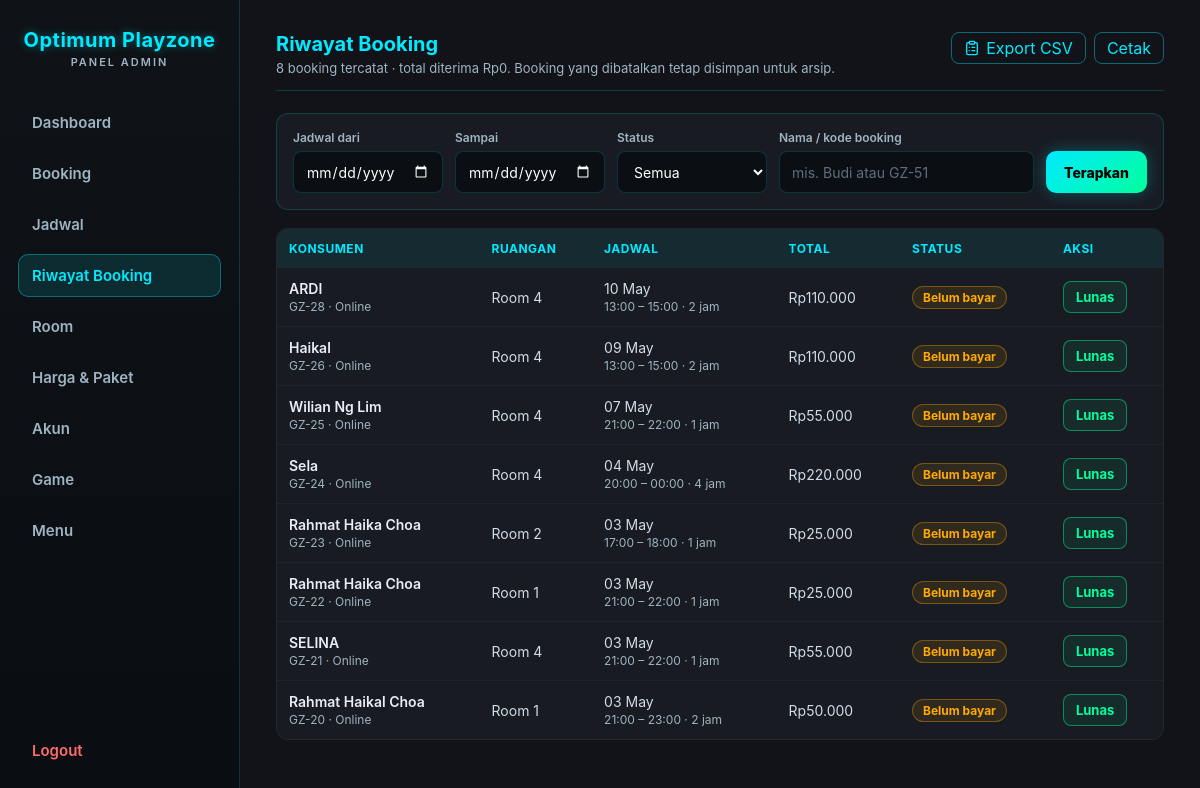
The page /KITSUNE-ADMIN.php?page=riwayat (signed in) on the database its author committed.
### tables this page shows
CREATE TABLE `bookings` (
  `id` int(11) NOT NULL AUTO_INCREMENT,
  `user_id` int(11) DEFAULT NULL,
  `customer_name` varchar(100) NOT NULL,
  `email` varchar(100) DEFAULT NULL,
  `phone` varchar(20) DEFAULT NULL,
  `room_id` int(11) NOT NULL,
  `duration` int(11) NOT NULL,
  `with_nintendo` tinyint(1) NOT NULL DEFAULT 0,
  `is_student` tinyint(1) NOT NULL DEFAULT 0,
  `lock_room` tinyint(1) NOT NULL DEFAULT 0,
  `relocated_from` int(11) DEFAULT NULL,
  `relocated_at` int(11) DEFAULT NULL,
  `start_time` bigint(20) NOT NULL,
  `end_time` bigint(20) NOT NULL,
  `total_price` int(11) NOT NULL DEFAULT 0,
  `discount` int(11) NOT NULL DEFAULT 0,
  `amount_paid` int(11) NOT NULL DEFAULT 0,
  `payment_status` enum('unpaid','paid','cancelled') NOT NULL DEFAULT 'unpaid',
  `source` enum('online','walkin') NOT NULL DEFAULT 'online',
  `order_code` varchar(40) DEFAULT NULL,
  `expires_at` int(11) DEFAULT NULL,
  `created_at` timestamp NOT NULL DEFAULT current_timestamp(),
  PRIMARY KEY (`id`),
  UNIQUE KEY `order_code` (`order_code`),
  KEY `room_id` (`room_id`),
  KEY `user_id` (`user_id`),
  KEY `room_time` (`room_id`,`start_time`,`end_time`),
  KEY `expires_at` (`expires_at`),
  CONSTRAINT `bookings_ibfk_1` FOREIGN KEY (`room_id`) REFERENCES `rooms` (`id`),
  CONSTRAINT `bookings_ibfk_2` FOREIGN KEY (`user_id`) REFERENCES `users` (`id`) ON DELETE SET NULL
);

CREATE TABLE `rooms` (
  `id` int(11) NOT NULL AUTO_INCREMENT,
  `title` varchar(100) NOT NULL,
  `category` enum('private','private_pro','public') NOT NULL DEFAULT 'private',
  `tier` varchar(10) NOT NULL DEFAULT 'VIP',
  `console_type` enum('PS4','PS5','SWITCH') NOT NULL DEFAULT 'PS5',
  `console_model` varchar(30) NOT NULL DEFAULT 'PS5',
  `price` int(11) NOT NULL,
  `weekend_extra` int(11) NOT NULL DEFAULT 0,
  `nintendo_extra` int(11) DEFAULT NULL,
  `max_players` tinyint(4) NOT NULL DEFAULT 2,
  `has_netflix` tinyint(1) NOT NULL DEFAULT 0,
  `image` varchar(255) DEFAULT NULL,
  `description` text DEFAULT NULL,
  `status` enum('available','unavailable') NOT NULL DEFAULT 'available',
  `created_at` timestamp NOT NULL DEFAULT current_timestamp(),
  PRIMARY KEY (`id`)
);

### KITSUNE-ADMIN.php (the view, shortened to what the rows shown need)
<?php
require __DIR__ . '/db.php';
require_once __DIR__ . '/booking_lib.php';
require_once __DIR__ . '/riwayat_filter.php';
function jsArg($v) {
  return htmlspecialchars(json_encode($v, JSON_HEX_TAG | JSON_HEX_APOS | JSON_HEX_QUOT | JSON_HEX_AMP | JSON_INVALID_UTF8_SUBSTITUTE), ENT_QUOTES);
}
$isAdmin = isAdminSession($conn);
$page    = $_GET['page'] ?? 'dashboard';
$perPage = 20;
$pageNum = max(1, intval($_GET['p'] ?? 1));
?>
<!DOCTYPE html>
<html>
<head>
  <link rel="stylesheet" href="admin.css?v=<?= filemtime(__DIR__ . '/admin.css') ?>">
</head>
<body data-open-sec="<?= BOOKING_OPEN_SEC ?>" data-close-sec="<?= BOOKING_CLOSE_SEC ?>" data-pricing="<?= htmlspecialchars(pricingJson()) ?>">
<?php if (!$isAdmin): ?>
  <div class="login-box">
    <h2>Optimum Playzone<span class="brand-sub">Login Admin</span></h2>
    <?php if (isset($error)): ?>
      <p class="error"><?= htmlspecialchars($error) ?></p>
    <?php endif; ?>
    <form method="post">
      <input name="username" placeholder="Username" required>
      <input type="password" name="password" placeholder="Password" required>
      <button name="login">Login</button>
    </form>
  </div>
<?php else: ?>
<nav class="sidebar">
  <h2>Optimum Playzone<span class="brand-sub">Panel Admin</span></h2>
</nav>
<main>
<?php if ($page === 'dashboard'): ?>
  <?php
    releaseNoShows($conn);
    $now        = time();
    $todayStart = strtotime('today', $now);
    $monthStart = strtotime(date('Y-m-01', $now));
    $monthEnd   = strtotime('+1 month', $monthStart);
    $bulanNama  = ['Januari','Februari','Maret','April','Mei','Juni','Juli','Agustus','September','Oktober','November','Desember'];
    $bulanIni   = $bulanNama[intval(date('n', $now)) - 1] . ' ' . date('Y', $now);
    $revenueSince = function ($from) use ($conn) {
      $stmt = $conn->prepare("SELECT COALESCE(SUM(p.amount), 0) AS s FROM booking_payments p JOIN bookings b ON b.id = p.booking_id WHERE b.payment_status <> 'cancelled' AND p.paid_at >= ?");
      $stmt->bind_param("i", $from);
      $stmt->execute();
      $s = intval($stmt->get_result()->fetch_assoc()['s']);
      $stmt->close();
      return $s;
    };
    $revToday = $revenueSince($todayStart);
    $revMonth = $revenueSince($monthStart);
    $tomorrow = $todayStart + 86400;
    $stmt = $conn->prepare("SELECT COUNT(*) AS n FROM bookings WHERE payment_status <> 'cancelled' AND start_time >= ? AND start_time < ?");
    $stmt->bind_param("ii", $todayStart, $tomorrow);
    $stmt->execute();
    $bookToday = intval($stmt->get_result()->fetch_assoc()['n']);
    $stmt->close();
    $monthStartSql = date('Y-m-d 00:00:00', $monthStart);
    $stmt = $conn->prepare("SELECT COALESCE(SUM(quantity * unit_price), 0) AS s FROM menu_orders WHERE status = 'selesai' AND created_at >= ?");
    $stmt->bind_param("s", $monthStartSql);
    $stmt->execute();
    $menuMonth = intval($stmt->get_result()->fetch_assoc()['s']);
    $stmt->close();
    $days = [];
    for ($i = 13; $i >= 0; $i--) {
      $d = strtotime("-$i day", $todayStart);
      $days[date('Y-m-d', $d)] = ['ts' => $d, 'sum' => 0, 'count' => 0];
    }
    $chartFrom = reset($days)['ts'];
    $stmt = $conn->prepare("
      SELECT DATE(FROM_UNIXTIME(p.paid_at)) AS d, SUM(p.amount) AS s, COUNT(*) AS n
      FROM booking_payments p JOIN bookings b ON b.id = p.booking_id
      WHERE b.payment_status <> 'cancelled' AND p.paid_at >= ?
      GROUP BY d
    ");
    $stmt->bind_param("i", $chartFrom);
    $stmt->execute();
    $res = $stmt->get_result();
    while ($row = $res->fetch_assoc()) {
      if (isset($days[$row['d']])) {
        $days[$row['d']]['sum'] = intval($row['s']);
        $days[$row['d']]['count'] = intval($row['n']);
      }
    }
    $stmt->close();
    $maxDay = max(1, max(array_column($days, 'sum')));
    $stmt = $conn->prepare("SELECT payment_status, source, COUNT(*) AS n FROM bookings WHERE start_time >= ? AND start_time < ? GROUP BY payment_status, source");
    $stmt->bind_param("ii", $monthStart, $monthEnd);
    $stmt->execute();
    $byStatus = ['paid' => 0, 'unpaid' => 0, 'cancelled' => 0];
    $bySource = ['online' => 0, 'walkin' => 0];
    $res = $stmt->get_result();
    while ($row = $res->fetch_assoc()) {
      $byStatus[$row['payment_status']] = ($byStatus[$row['payment_status']] ?? 0) + intval($row['n']);
      if ($row['payment_status'] !== 'cancelled') $bySource[$row['source']] += intval($row['n']);
    }
    $stmt->close();
    $totalMonth = max(1, array_sum($byStatus));
    $totalSource = max(1, array_sum($bySource));
    $stmt = $conn->prepare("
      SELECT r.title, r.console_type, r.console_model, COUNT(b.id) AS n, COALESCE(SUM(b.amount_paid), 0) AS s
      FROM bookings b JOIN rooms r ON r.id = b.room_id
      WHERE b.payment_status <> 'cancelled' AND b.start_time >= ? AND b.start_time < ?
      GROUP BY r.id ORDER BY n DESC, s DESC LIMIT 5
    ");
    $stmt->bind_param("ii", $monthStart, $monthEnd);
    $stmt->execute();
    $topRooms = $stmt->get_result()->fetch_all(MYSQLI_ASSOC);
    $stmt->close();
    $maxRoom = max(1, max(array_column($topRooms, 'n') ?: [0]));
    $rp = fn($n) => 'Rp' . number_format($n, 0, ',', '.');
    $hariPendek = ['Min','Sen','Sel','Rab','Kam','Jum','Sab'];
  ?>
  <div class="page-head">
    <div>
      <h2>Dashboard</h2>
      <p class="page-sub">Ringkasan pendapatan dan booking. Pendapatan dihitung dari pembayaran yang sudah diterima kasir.</p>
    </div>
    <span class="clock-chip"><?= icon('clock') ?> <?= date('d', $now) ?> <?= $bulanNama[intval(date('n', $now)) - 1] ?></span>
  </div>
  <div class="stat-row">
    <div class="stat-card stat-kosong"><span class="stat-num"><?= $rp($revToday) ?></span><span class="stat-label">Pendapatan hari ini</span></div>
    <div class="stat-card stat-tunggu"><span class="stat-num"><?= $rp($revMonth) ?></span><span class="stat-label">Pendapatan <?= $bulanIni ?></span></div>
    <div class="stat-card stat-service"><span class="stat-num"><?= $bookToday ?></span><span class="stat-label">Booking jadwal hari ini</span></div>
    <div class="stat-card stat-dipakai"><span class="stat-num"><?= $rp($menuMonth) ?></span><span class="stat-label">Penjualan menu <?= $bulanIni ?></span></div>
  </div>
  <div class="dash-grid">
    <section class="panel-card dash-chart-card">
      <h3 class="panel-title"><?= icon('clipboard') ?> Pendapatan 14 hari terakhir</h3>
      <div class="bar-chart" role="img" aria-label="Grafik batang pendapatan harian 14 hari terakhir">
        <?php foreach ($days as $date => $d): ?>
          <?php
            $h = $d['sum'] > 0 ? max(3, round($d['sum'] / $maxDay * 100)) : 0;
            $label = $hariPendek[intval(date('w', $d['ts']))] . ' ' . date('j', $d['ts']);
            $tip = date('d', $d['ts']) . ' ' . $bulanNama[intval(date('n', $d['ts'])) - 1] . ' · ' . $rp($d['sum']) . ' · ' . $d['count'] . ' pembayaran';
          ?>
          <div class="bar-col<?= $date === date('Y-m-d', $now) ? ' is-today' : '' ?>" data-tip="<?= htmlspecialchars($tip) ?>" tabindex="0">
            <div class="bar-track"><div class="bar" style="height:<?= $h ?>%"></div></div>
            <span class="bar-label"><?= $label ?></span>
          </div>
        <?php endforeach; ?>
      </div>
      <p class="chart-scale">Tertinggi: <?= $rp($maxDay > 1 ? $maxDay : 0) ?> per hari</p>
      <details class="chart-table">
        <summary>Lihat tabel data</summary>
        <div class="table-wrap">
          <table class="users-table">
            <tr><th>Tanggal</th><th>Pembayaran</th><th>Pendapatan</th></tr>
            <?php foreach (array_reverse($days, true) as $d): ?>
              <tr><td><?= date('d', $d['ts']) . ' ' . $bulanNama[intval(date('n', $d['ts'])) - 1] ?></td><td><?= $d['count'] ?></td><td><?= $rp($d['sum']) ?></td></tr>
            <?php endforeach; ?>
          </table>
        </div>
      </details>
    </section>
    <section class="panel-card">
      <h3 class="panel-title"><?= icon('check') ?> Booking <?= $bulanIni ?></h3>
      <?php
        $statusRows = [
          ['Lunas', $byStatus['paid'], 'st-paid'],
          ['Belum bayar', $byStatus['unpaid'], 'st-unpaid'],
          ['Dibatalkan', $byStatus['cancelled'], 'st-cancel'],
        ];
      ?>
      <ul class="hbar-list">
        <?php foreach ($statusRows as [$lbl, $n, $cls]): ?>
          <li class="<?= $cls ?>">
            <div class="hbar-head"><span><?= $lbl ?></span><strong><?= $n ?></strong></div>
            <div class="hbar-track"><div class="hbar" style="width:<?= round($n / $totalMonth * 100) ?>%"></div></div>
          </li>
        <?php endforeach; ?>
      </ul>
      <h4 class="dash-sub">Sumber booking (tidak termasuk batal)</h4>
      <div class="split-bar" role="img" aria-label="Online <?= $bySource['online'] ?>, Offline <?= $bySource['walkin'] ?>">
        <div class="split-online" style="width:<?= round($bySource['online'] / $totalSource * 100) ?>%"></div>
        <div class="split-offline" style="width:<?= round($bySource['walkin'] / $totalSource * 100) ?>%"></div>
      </div>
      <div class="split-legend">
        <span><i class="dot dot-online"></i> Online <strong><?= $bySource['online'] ?></strong></span>
        <span><i class="dot dot-offline"></i> Offline <strong><?= $bySource['walkin'] ?></strong></span>
      </div>
    </section>
    <section class="panel-card">
      <h3 class="panel-title"><?= icon('gamepad') ?> Ruangan terlaris <?= $bulanIni ?></h3>
      <?php if (!$topRooms): ?>
        <p class="queue-empty">Belum ada booking bulan ini.</p>
      <?php else: ?>
        <ol class="rank-list">
          <?php foreach ($topRooms as $i => $r): ?>
            <li>
              <span class="rank-no"><?= $i + 1 ?></span>
              <div class="rank-info">
                <div class="hbar-head">
                  <span><?= htmlspecialchars($r['title']) ?> <span class="console-chip c-<?= strtolower(htmlspecialchars($r['console_type'])) ?>"><?= htmlspecialchars($r['console_model']) ?></span></span>
                  <strong><?= intval($r['n']) ?> booking</strong>
                </div>
                <div class="hbar-track"><div class="hbar" style="width:<?= round(intval($r['n']) / $maxRoom * 100) ?>%"></div></div>
                <span class="cell-sub">Diterima <?= $rp(intval($r['s'])) ?></span>
              </div>
            </li>
          <?php endforeach; ?>
        </ol>
      <?php endif; ?>
    </section>
  </div>
  <div id="chartTip" class="chart-tip" hidden></div>
<?php elseif ($page === 'riwayat'): ?>
  <?php
    $f = riwayatFilter($_GET);
    $stmt = $conn->prepare("SELECT COUNT(*) AS n, COALESCE(SUM(CASE WHEN b.payment_status <> 'cancelled' THEN b.amount_paid ELSE 0 END), 0) AS paid FROM bookings b {$f['where']}");
    $stmt->execute();
    $sum = $stmt->get_result()->fetch_assoc();
    $totalRow = intval($sum['n']);
    $totalPages = max(1, (int) ceil($totalRow / $perPage));
    $pageNum = min($pageNum, $totalPages);
    $offset  = ($pageNum - 1) * $perPage;
    $stmt = $conn->prepare("
      SELECT b.*, r.title AS room_title
      FROM bookings b
      LEFT JOIN rooms r ON r.id = b.room_id
      {$f['where']}
      ORDER BY b.created_at DESC LIMIT ? OFFSET ?
    ");
    $printMode = isset($_GET['print']);
    $types = $f['types'] . 'ii';
    $params = array_merge($f['params'], $printMode ? [2000, 0] : [$perPage, $offset]);
    $stmt->bind_param($types, ...$params);
    $stmt->execute();
    $data = $stmt->get_result();
    $payLabel = [
      'unpaid'    => ['Belum bayar', 'pay-unpaid'],
      'paid'      => ['Lunas', 'pay-paid'],
      'cancelled' => ['Dibatalkan', 'pay-cancelled'],
    ];
  ?>
  <div class="page-head">
    <div>
      <h2>Riwayat Booking</h2>
    </div>
  </div>
  <div class="table-wrap">
    <table class="users-table">
      <tr><th>Konsumen</th><th>Ruangan</th><th>Jadwal</th><th>Total</th><th>Status</th><th class="col-actions">Aksi</th></tr>
      <?php while($b = $data->fetch_assoc()): ?>
      <?php
        $isCancelled = $b['payment_status'] === 'cancelled';
        [$pl, $pc] = $payLabel[$b['payment_status']] ?? [$b['payment_status'], 'pay-unpaid'];
      ?>
      <tr class="<?= $isCancelled ? 'row-cancelled' : '' ?>">
        <td class="cell-main"><?= htmlspecialchars($b['customer_name']) ?>
          <span class="cell-sub"><?= htmlspecialchars($b['order_code'] ?? '-') ?> · <?= $b['source'] === 'walkin' ? 'Offline' : 'Online' ?></span>
        </td>
        <td><?= htmlspecialchars($b['room_title'] ?? '-') ?>
        </td>
        <?php $st = intval($b['start_time']); ?>
        <td><?= date(date('Y', $st) === date('Y') ? 'd M' : 'd M Y', $st) ?>
          <span class="cell-sub"><?= date('H:i', intval($b['start_time'])) ?> – <?= date('H:i', intval($b['end_time'])) ?> · <?= intval($b['duration']) ?> jam</span>
        </td>
        <td>Rp<?= number_format(intval($b['total_price']), 0, ',', '.') ?></td>
        <td><span class="pay-badge <?= $pc ?>"><?= $pl ?></span></td>
        <td class="col-actions">
          <div class="row-actions">
            <?php if (!$isCancelled && $b['payment_status'] !== 'paid'): ?>
              <button class="btn-paid-sm" onclick="markPaid(<?= intval($b['id']) ?>, <?= jsArg($b['customer_name']) ?>, <?= intval($b['total_price']) - intval($b['amount_paid']) ?>)">Lunas</button>
            <?php endif; ?>
          </div>
        </td>
      </tr>
      <?php endwhile; ?>
    </table>
  </div>
<?php endif; ?>
</main>
<?php endif; ?>
</body>
</html>

### rows shown on the page
bookings: customer_name "ARDI", order_code "GZ-28", source "Online", room.title "Room 4", start_time "13:00", end_time "15:00", duration "2", total_price "110.000", pl "Belum bayar"
bookings: customer_name "Haikal", order_code "GZ-26", source "Online", room.title "Room 4", start_time "13:00", end_time "15:00", duration "2", total_price "110.000", pl "Belum bayar"
bookings: customer_name "Wilian Ng Lim", order_code "GZ-25", source "Online", room.title "Room 4", start_time "21:00", end_time "22:00", duration "1", total_price "55.000", pl "Belum bayar"
bookings: customer_name "Sela", order_code "GZ-24", source "Online", room.title "Room 4", start_time "20:00", end_time "00:00", duration "4", total_price "220.000", pl "Belum bayar"
bookings: customer_name "Rahmat Haika Choa", order_code "GZ-23", source "Online", room.title "Room 2", start_time "17:00", end_time "18:00", duration "1", total_price "25.000", pl "Belum bayar"
bookings: customer_name "Rahmat Haika Choa", order_code "GZ-22", source "Online", room.title "Room 1", start_time "21:00", end_time "22:00", duration "1", total_price "25.000", pl "Belum bayar"
bookings: customer_name "SELINA", order_code "GZ-21", source "Online", room.title "Room 4", start_time "21:00", end_time "22:00", duration "1", total_price "55.000", pl "Belum bayar"
bookings: customer_name "Rahmat Haikal Choa", order_code "GZ-20", source "Online", room.title "Room 1", start_time "21:00", end_time "23:00", duration "2", total_price "50.000", pl "Belum bayar"

### other values the page prints
$label "Dashboard"
$label "Booking"
$label "Jadwal"
$label "Riwayat Booking"
$label "Room"
$label "Harga & Paket"
$label "Akun"
$label "Game"
$label "Menu"
$totalRow "8"
$sum['paid'] "0"
